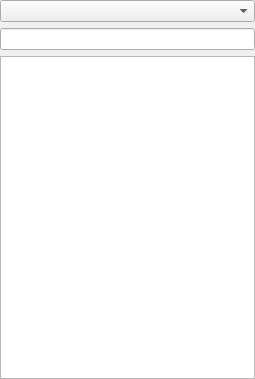
<?xml version="1.0" encoding="UTF-8"?>
<ui version="4.0">
 <class>QuickGeocodingToolbox</class>
 <widget class="QDockWidget" name="QuickGeocodingToolbox">
  <property name="geometry">
   <rect>
    <x>0</x>
    <y>0</y>
    <width>255</width>
    <height>379</height>
   </rect>
  </property>
  <property name="windowTitle">
   <string>Quick geocoding</string>
  </property>
  <widget class="QWidget" name="dockWidgetContents">
   <layout class="QVBoxLayout" name="verticalLayout">
    <property name="margin">
     <number>0</number>
    </property>
    <item>
     <widget class="QComboBox" name="cmbGeocoder"/>
    </item>
    <item>
     <widget class="QgsFilterLineEdit" name="txtSearch">
      <property name="toolTip">
       <string>Enter address for geocoding</string>
      </property>
     </widget>
    </item>
    <item>
     <widget class="QListWidget" name="lstSearchResult"/>
    </item>
   </layout>
  </widget>
 </widget>
 <customwidgets>
  <customwidget>
   <class>QgsFilterLineEdit</class>
   <extends>QLineEdit</extends>
   <header>qgis.gui</header>
  </customwidget>
 </customwidgets>
 <resources/>
 <connections/>
</ui>
